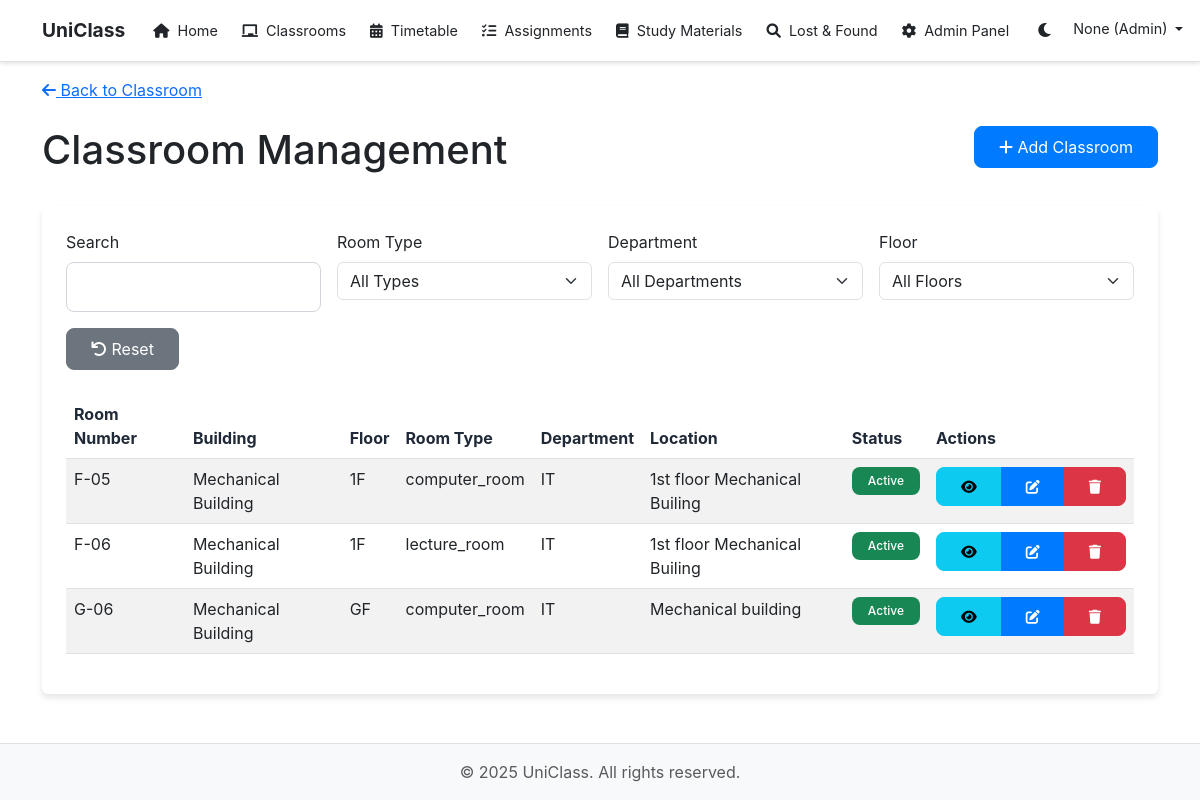
Screenshot of /classroom/admin (signed in) with the database file from the repository.
### models.py (models this page shows, shortened)
class User(UserMixin, db.Model):
    id = db.Column(db.Integer, primary_key=True)
    username = db.Column(db.String(64), unique=True, nullable=False)
    name = db.Column(db.String(100), nullable=True)  # Made nullable initially
    email = db.Column(db.String(120), unique=True, nullable=False)
    mobile = db.Column(db.String(10), unique=True, nullable=True)
    password_hash = db.Column(db.String(128))
    is_admin = db.Column(db.Boolean, default=False)
    is_approved = db.Column(db.Boolean, default=False)
    role = db.Column(db.String(20), default='student')  # student, teacher, admin
    department = db.Column(db.String(100), nullable=True)  # Added department field
    year = db.Column(db.String(10), nullable=True)  # Added year field
    created_at = db.Column(db.DateTime, default=datetime.utcnow)
    is_active = db.Column(db.Boolean, default=True)  # Added is_active field
    email_notifications = db.Column(db.Boolean, default=True)
    push_notifications = db.Column(db.Boolean, default=True)
    sms_notifications = db.Column(db.Boolean, default=False)
    notification_area = db.Column(db.String(100))
    roles = db.relationship('AdminRole', secondary='user_roles', back_populates='users')
    lost_items = db.relationship('LostItem', backref='owner', lazy='dynamic', foreign_keys='LostItem.user_id')
    found_items = db.relationship('FoundItem', backref='finder', lazy='dynamic', foreign_keys='FoundItem.user_id')
    lost_found_sent_messages = db.relationship('LostFoundChat', backref='sender', foreign_keys='LostFoundChat.sender_id', lazy='dynamic')
    lost_found_received_messages = db.relationship('LostFoundChat', backref='receiver', foreign_keys='LostFoundChat.receiver_id', lazy='dynamic')
    found_by_items = db.relationship('LostItem', backref='found_by_user', lazy='dynamic', foreign_keys='LostItem.found_by')
    given_feedback = db.relationship('Feedback', backref='reviewer', foreign_keys='Feedback.reviewer_id', lazy='dynamic')
    received_feedback = db.relationship('Feedback', backref='reviewee', foreign_keys='Feedback.reviewee_id', lazy='dynamic')

class Classroom(db.Model):
    id = db.Column(db.Integer, primary_key=True)
    room_number = db.Column(db.String(50), nullable=False)
    location = db.Column(db.String(100), nullable=False)
    floor = db.Column(db.String(20), nullable=False)  # Floor number
    building = db.Column(db.String(50), nullable=False)  # Building name
    room_type = db.Column(db.String(20), nullable=False)  # lecture_room, lab_room, computer_room, working_room
    department = db.Column(db.String(100), nullable=False)  # Department name
    is_active = db.Column(db.Boolean, default=True)
    created_at = db.Column(db.DateTime, default=datetime.utcnow)
    updated_at = db.Column(db.DateTime, default=datetime.utcnow, onupdate=datetime.utcnow)

### routes/classroom.py (the view, shortened to what this page needs)
@classroom_bp.route('/admin')
@login_required
def admin_dashboard():
    if not current_user.is_admin:
        flash('You do not have permission to access this page.', 'danger')
        return redirect(url_for('classroom.index'))
    form = ClassroomSearchForm()
    query = Classroom.query
    classrooms = query.order_by(Classroom.building, Classroom.floor, Classroom.room_number).all()
    return render_template('classrooms/admin.html', classrooms=classrooms, form=form)

### templates/classrooms/admin.html (shortened to what this page needs)
{% extends "base.html" %}
{% block content %}
<div class="admin-header">
    <div class="container">
        <a href="{{ url_for('classroom.index') }}" class="back-btn">
            <i class="fas fa-arrow-left"></i>
            Back to Classroom
        </a>
    </div>
</div>
<div class="container mt-4">
    <div class="row mb-4">
        <div class="col">
            <h1>Classroom Management</h1>
        </div>
        <div class="col text-end">
            <a href="{{ url_for('classroom.create') }}" class="btn btn-primary">
                <i class="fas fa-plus"></i> Add Classroom
            </a>
        </div>
    </div>
    <div class="card">
        <div class="card-body">
            <form method="GET" class="mb-4" id="searchForm">
                <div class="row g-3">
                    <div class="col-md-3">
                        {{ form.search_query.label(class="form-label") }}
                        {{ form.search_query(class="form-control", id="searchInput") }}
                    </div>
                    <div class="col-md-3">
                        {{ form.room_type.label(class="form-label") }}
                        {{ form.room_type(class="form-select", id="roomTypeSelect") }}
                    </div>
                    <div class="col-md-3">
                        {{ form.department.label(class="form-label") }}
                        {{ form.department(class="form-select", id="departmentSelect") }}
                    </div>
                    <div class="col-md-3">
                        {{ form.floor.label(class="form-label") }}
                        {{ form.floor(class="form-select", id="floorSelect") }}
                    </div>
                </div>
                <div class="row mt-3">
                    <div class="col">
                        <a href="{{ url_for('classroom.admin_dashboard') }}" class="btn btn-secondary" id="resetBtn">
                            <i class="fas fa-undo"></i> Reset
                        </a>
                    </div>
                </div>
            </form>
            <div class="table-responsive">
                <table class="table table-striped table-hover" id="classroomTable">
                    <thead>
                        <tr>
                            <th>Room Number</th>
                            <th>Building</th>
                            <th>Floor</th>
                            <th>Room Type</th>
                            <th>Department</th>
                            <th>Location</th>
                            <th>Status</th>
                            <th>Actions</th>
                        </tr>
                    </thead>
                    <tbody>
                        {% for classroom in classrooms %}
                        <tr class="classroom-row"
                            data-room-number="{{ classroom.room_number }}"
                            data-building="{{ classroom.building }}"
                            data-floor="{{ classroom.floor }}"
                            data-room-type="{{ classroom.room_type }}"
                            data-department="{{ classroom.department }}"
                            data-location="{{ classroom.location }}">
                            <td>{{ classroom.room_number }}</td>
                            <td>{{ classroom.building }}</td>
                            <td>{{ classroom.floor }}</td>
                            <td>{{ classroom.room_type }}</td>
                            <td>{{ classroom.department }}</td>
                            <td>{{ classroom.location }}</td>
                            <td>
                                {% if classroom.is_active %}
                                    <span class="badge bg-success">Active</span>
                                {% else %}
                                    <span class="badge bg-danger">Inactive</span>
                                {% endif %}
                            </td>
                            <td>
                                <div class="btn-group" role="group">
                                    <a href="{{ url_for('classroom.show', id=classroom.id) }}" class="btn btn-sm btn-info">
                                        <i class="fas fa-eye"></i>
                                    </a>
                                    <a href="{{ url_for('classroom.edit', id=classroom.id) }}" class="btn btn-sm btn-primary">
                                        <i class="fas fa-edit"></i>
                                    </a>
                                    <button type="button" class="btn btn-sm btn-danger" onclick="deleteClassroom({{ classroom.id }})">
                                        <i class="fas fa-trash"></i>
                                    </button>
                                </div>
                            </td>
                        </tr>
                        {% endfor %}
                    </tbody>
                </table>
            </div>
        </div>
    </div>
</div>
{% endblock %}

### templates/base.html (shortened to what this page needs)
<!DOCTYPE html>
<html lang="en">
<head>
    <link href="https://cdn.jsdelivr.net/npm/bootstrap@5.3.0/dist/css/bootstrap.min.css" rel="stylesheet">
    <link href="https://cdnjs.cloudflare.com/ajax/libs/font-awesome/6.0.0/css/all.min.css" rel="stylesheet">
    <link rel="stylesheet" href="{{ url_for('static', filename='css/style.css') }}">
</head>
<body>
    <nav class="navbar navbar-expand-lg navbar-dark bg-primary">
        <div class="container">
            <a class="navbar-brand" href="{{ url_for('main.index') }}">UniClass</a>
            <div class="collapse navbar-collapse" id="navbarNav">
                <ul class="navbar-nav me-auto mb-2 mb-lg-0">
                    <li class="nav-item">
                        <a class="nav-link" href="{{ url_for('main.index') }}">
                            <i class="fas fa-home me-1"></i> Home
                        </a>
                    </li>
                    <li class="nav-item">
                        <a class="nav-link" href="{{ url_for('classroom.index') }}">
                            <i class="fas fa-chalkboard me-1"></i> Classrooms
                        </a>
                    </li>
                    <li class="nav-item">
                        <a class="nav-link" href="{{ url_for('timetable.index') }}">
                            <i class="fas fa-calendar-alt me-1"></i> Timetable
                        </a>
                    </li>
                    <li class="nav-item">
                        <a class="nav-link" href="{{ url_for('assignments.index') }}">
                            <i class="fas fa-tasks me-1"></i> Assignments
                        </a>
                    </li>
                    <li class="nav-item">
                        <a class="nav-link" href="{{ url_for('materials.index') }}">
                            <i class="fas fa-book me-1"></i> Study Materials
                        </a>
                    </li>
                    <li class="nav-item">
                        <a class="nav-link" href="{{ url_for('lost_found.index') }}">
                            <i class="fas fa-search me-1"></i> Lost & Found
                        </a>
                    </li>
                    {% if current_user.is_authenticated %}
                        {% if current_user.role == 'student' %}
                        <li class="nav-item">
                            <a class="nav-link" href="{{ url_for('student.index') }}">
                                <i class="fas fa-user-graduate me-1"></i> Student Panel
                            </a>
                        </li>
                        {% elif current_user.role == 'admin' %}
                        <li class="nav-item">
                            <a class="nav-link" href="{{ url_for('admin.index') }}">
                                <i class="fas fa-cog me-1"></i> Admin Panel
                            </a>
                        </li>
                        {% elif current_user.role == 'teacher' %}
                        <li class="nav-item">
                            <a class="nav-link" href="{{ url_for('teacher.index') }}">
                                <i class="fas fa-chalkboard-teacher me-1"></i> Teacher Panel
                            </a>
                        </li>
                        {% endif %}
                    {% endif %}
                </ul>
                <ul class="navbar-nav">
                    <li class="nav-item">
                        <button class="theme-toggle" id="themeToggle">
                            <i class="fas fa-moon"></i>
                        </button>
                    </li>
                    {% if current_user.is_authenticated %}
                    <li class="nav-item dropdown">
                        <a class="nav-link dropdown-toggle" href="#" id="navbarDropdown" role="button" data-bs-toggle="dropdown">
                            {{ current_user.name }} ({{ current_user.role.title() if current_user.role else 'User' }})
                        </a>
                    </li>
                    {% endif %}
                </ul>
            </div>
        </div>
    </nav>
    <main>
        {% block content %}{% endblock %}
    </main>
    <footer class="footer mt-5 py-3">
        <div class="container text-center">
            <span class="text-muted">&copy; <span id="currentYear"></span> UniClass. All rights reserved.</span>
        </div>
    </footer>
</body>
</html>

### rows the page displays
User: name "None", role "Admin"
Classroom: room_number "F-05", building "Mechanical Building", floor "1F", room_type "computer_room", department "IT", location "1st floor Mechanical Builing", is_active "Active"
Classroom: room_number "F-06", building "Mechanical Building", floor "1F", room_type "lecture_room", department "IT", location "1st floor Mechanical Builing", is_active "Active"
Classroom: room_number "G-06", building "Mechanical Building", floor "GF", room_type "computer_room", department "IT", location "Mechanical building", is_active "Active"
